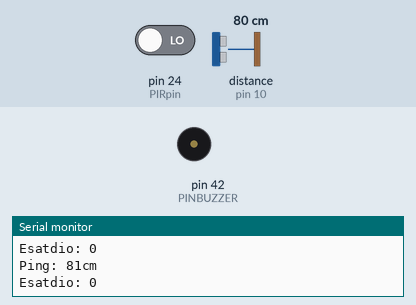
Recording of a sketch running on a simulated Arduino Mega 2560, built with avr-gcc and run on an emulated ATmega2560. Parts: buzzer (waves = sounding), the last lines printed to the serial monitor. Inputs (shaded band) come from the test bench; at power-on: pin 24 (PIRpin) LOW, distance to the obstacle (sensor on pin 10) 80 cm. The echo pulse lasts 58.3 µs per cm.

Above: at 1.2 s.
1.3 s: pin 24 (PIRpin) driven HIGH
At 2.0 s:
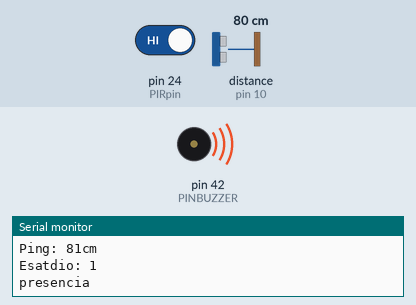
3.2 s: distance to the obstacle (sensor on pin 10) set to 2 cm
4.7 s: distance to the obstacle (sensor on pin 10) set to 4 cm
At 5.6 s:
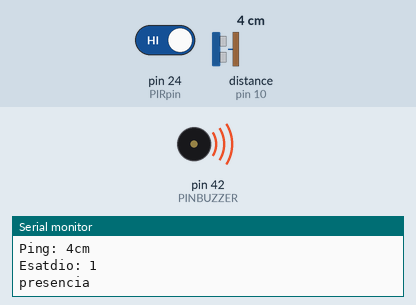
6.2 s: distance to the obstacle (sensor on pin 10) set to 198 cm
At 7.2 s:
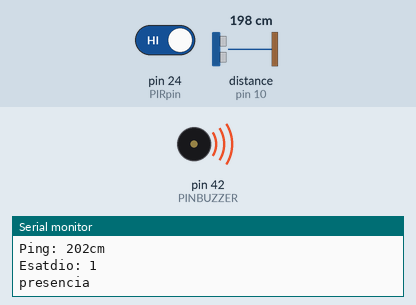
7.9 s: distance to the obstacle (sensor on pin 10) set to 204 cm
At 9.0 s:
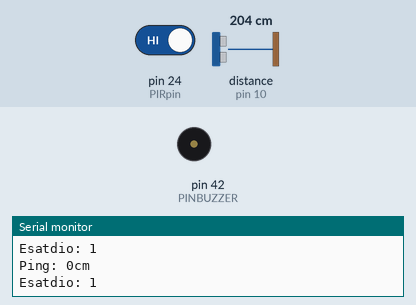
Timing chart, 0 to 10.7 s (numbered marks = the images above; inputs shaded):
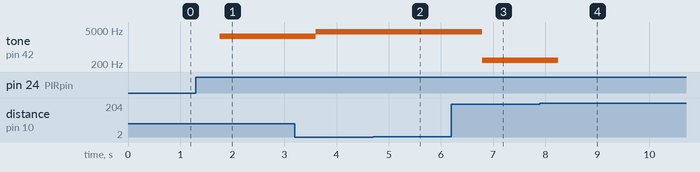

The sketch:

presen-dector.ino
```cpp
//MANUEL HIDALGO CARMONA
//2020-21 ETSIIT

#include <NewPing.h>
#include <NewTone.h>


//Constanstes de Buzzer
#define PINBUZZER 42
#define FRECUENCIA_MIN 131
#define FRECUENCIA_MAX 4192

//Sensor distancia ultrasonido
//Estructura para sensor distancia un par que representa los pines ECHO y TRIGGER
struct SonarPins{
        uint8_t TRIGGER_PIN;
        uint8_t ECHO_PIN;
};

//Inicializar los sensores
SonarPins SONAR1 = {6,5};   //TRIGGER_PIN, ECHO_PIN
SonarPins SONAR2 = {11,10}; //TRIGGER_PIN, ECHO_PIN
SonarPins SONAR3 = {3,2};   //TRIGGER_PIN, ECHO_PIN
#define MAX_DISTANCE 200

NewPing sonars[3] = {
NewPing(SONAR1.TRIGGER_PIN, SONAR1.ECHO_PIN, MAX_DISTANCE),
NewPing(SONAR2.TRIGGER_PIN, SONAR2.ECHO_PIN, MAX_DISTANCE),
NewPing(SONAR3.TRIGGER_PIN, SONAR3.ECHO_PIN, MAX_DISTANCE)
};

//Sensor PIR
#define PIRpin 24

int pirState = LOW; //Ultimo Esatdo Anterior de PIR
int pirVal = 0;     //Estado leido de PIR

void setup()
{
    pinMode(PIRpin, INPUT);
    Serial.begin(115200);
 }

void loop()
 {

     unsigned int uS [3];
     unsigned int cm[3];
     for(int i=0; i<3;i++){
      uS[i]= sonars[1].ping_median(); // Enviar ping, obtener tiempo de ping en microsegundos uS
      cm[i] = uS[i] / US_ROUNDTRIP_CM;
      //String s = "Ping: " + (String)i + ": " + (String)cm[i] + "cm";
      //Serial.println(s);
     }
     int min_cm = min(cm[0],min(cm[1],cm[2]));

     Serial.println("Ping: " + (String)min_cm + "cm");

     pirVal = digitalRead(PIRpin);

     Serial.println("Esatdio: "+(String)pirVal);


     if(min_cm !=0 and pirVal==HIGH){
        pirState = HIGH;
        int frecuencia = FRECUENCIA_MAX-((FRECUENCIA_MAX-FRECUENCIA_MIN)/(MAX_DISTANCE-1)) * min_cm + FRECUENCIA_MIN;
        NewTone(PINBUZZER, frecuencia);
        Serial.println("presencia");
     }else if(min_cm !=0 and pirVal==LOW and pirState == HIGH){
        pirState = LOW;
        int frecuencia = FRECUENCIA_MAX-((FRECUENCIA_MAX-FRECUENCIA_MIN)/(MAX_DISTANCE-1)) * min_cm + FRECUENCIA_MIN;
        NewTone(PINBUZZER, frecuencia);
        delay(1000);
     }else{
        noNewTone(PINBUZZER);
     }
     delay(100);
 }
```

Measured:
- the behaviour switches between 200 and 201 cm on distance to the obstacle (sensor on pin 10) (found by bisection; images 3 and 4)
- after the input at 1.3 s, tone on pin 42 (PINBUZZER): silent → 2703 Hz after 0.46 s
- after the input at 3.2 s, tone on pin 42 (PINBUZZER): 2703 Hz → 4283 Hz after 0.40 s
- after the input at 4.7 s, tone on pin 42 (PINBUZZER): 4283 Hz → 4243 Hz after 0.71 s
- after the input at 6.2 s, tone on pin 42 (PINBUZZER): 4243 Hz → 283 Hz after 0.59 s
- after the input at 7.9 s, tone on pin 42 (PINBUZZER): 283 Hz → silent after 0.35 s
